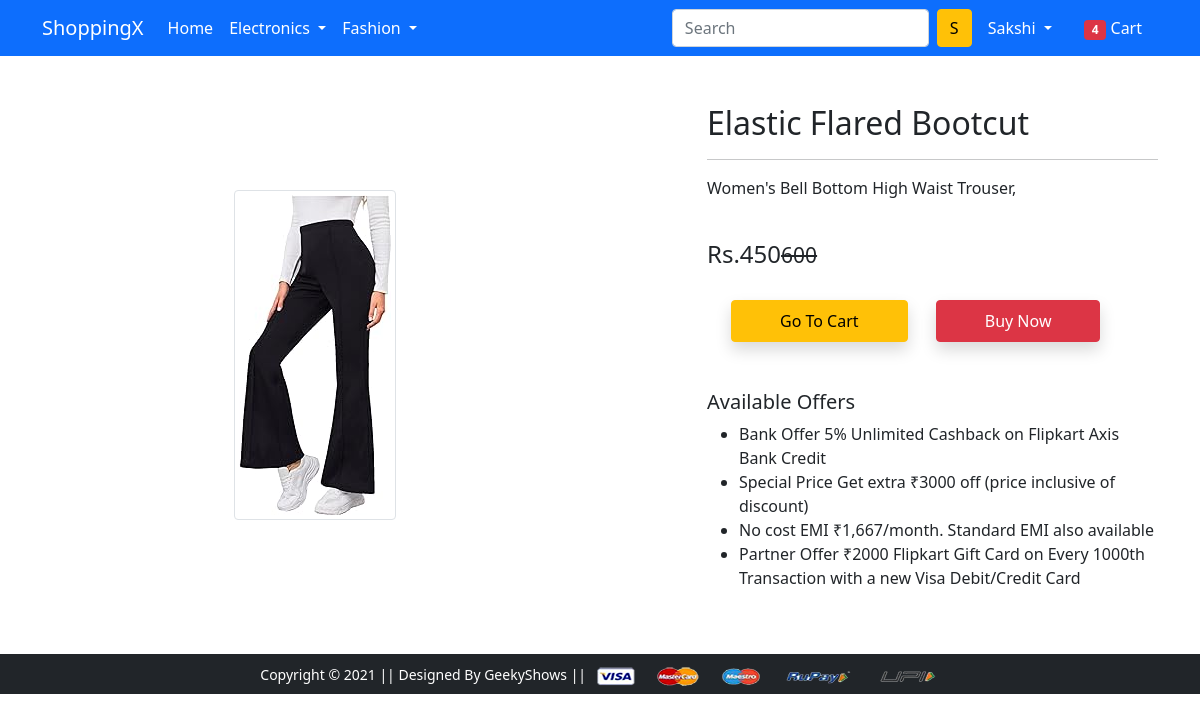
/product_detail/17/ (signed in), run on the app's committed database.
### app/models.py (models this page shows, shortened)
class Products(models.Model):
    title = models.CharField(max_length=100)
    selling_price = models.IntegerField()
    discount_price = models.IntegerField()
    description = models.CharField(max_length=200)
    brand = models.CharField(max_length=50)
    image = models.ImageField(upload_to='productimg')
    category = models.CharField(choices=Product_Category,max_length=2)

### app/views.py (the view)
# urls.py: path('product_detail/<int:id>/',views.ProductDetail.as_view(), name='product_detail'),
class ProductDetail(View):
  def get(self,request,id):
    product = Products.objects.get(id=id)
    item_already_in_cart = False
    item_already_in_cart = Cart.objects.filter(Q (products=product.id) & Q(user = request.user)).exists()
    return render(request,'app/productdetail.html',{'product':product, 'item_already_in_cart':item_already_in_cart})

### templates/app/productdetail.html (shortened to what this page needs)
{% extends 'app/base.html' %}
{% load static %}
{% block main-content %}
<div class="container my-5">
 <div class="row">
  <div class="col-sm-6 text-center align-self-center">
   <img src="{{product.image.url}}" alt="" class="img-fluid img-thumbnail">
  </div>
  <div class="col-sm-5 offset-sm-1">
   <h2>{{product.title}}</h2>
   <hr>
   <p>{{product.description}}</p> <br>
   <h4>Rs.{{product.discount_price}}<small class="fw-light text-decoration-line-through">{{product.selling_price}}</small></h4> <br>
  {% if item_already_in_cart %}
    <a href="{% url 'showcart' %}" class="btn btn-warning shadow px-5 py-2 ms-4">Go To Cart </a>
  {% else %}
   <form action="/add-to-cart/" class="d-inline"  method='post'>
    {% csrf_token %}
    <input type="hidden" name="prod-id" value="{{product.id}}" id="prod-id">
    <button type="submit" class="btn btn-primary shadow px-5 py-2">Add to Cart  </button>
   </form>
  {% endif %}
   <a href="{% url 'buy-now' %}" class="btn btn-danger shadow px-5 py-2 ms-4">Buy Now</a>
   <h5 class="mt-5">Available Offers</h5>
   <ul>
    <li>Bank Offer 5% Unlimited Cashback on Flipkart Axis Bank Credit</li>
    <li>Special Price Get extra ₹3000 off (price inclusive of discount)</li>
    <li>No cost EMI ₹1,667/month. Standard EMI also available</li>
    <li>Partner Offer ₹2000 Flipkart Gift Card on Every 1000th Transaction with a new Visa Debit/Credit Card</li>
   </ul>
  </div>
 </div>
</div>
{% endblock main-content %}

### templates/app/base.html (shortened to what this page needs)
<!doctype html>
{% load static %}
<html lang="en">
  <head>
    <link href="https://cdn.jsdelivr.net/npm/bootstrap@5.0.0-beta1/dist/css/bootstrap.min.css" rel="stylesheet">
    <link rel="stylesheet" href="{% static 'app/css/owl.carousel.min.css' %}">
    <link rel="stylesheet" href="{% static 'app/css/all.min.css' %}">
    <link rel="stylesheet" href="{% static 'app/css/style.css' %}">
  </head>
  <body>
    <nav class="navbar navbar-expand-lg navbar-dark bg-primary">
     <div class="container">
       <a class="navbar-brand" href="/">ShoppingX</a>
       <div class="collapse navbar-collapse" id="navbarSupportedContent">
         <ul class="navbar-nav me-auto mb-2 mb-lg-0">
           <li class="nav-item">
             <a class="nav-link active" aria-current="page" href="/">Home</a>
           </li>
           <li class="nav-item dropdown">
             <a class="nav-link dropdown-toggle text-white" href="#" id="electronicsDropdown" role="button" data-bs-toggle="dropdown" aria-expanded="false">
               Electronics
             </a>
           </li>
           <li class="nav-item dropdown">
             <a class="nav-link dropdown-toggle text-white" href="#" id="fashionDropdown" role="button" data-bs-toggle="dropdown" aria-expanded="false">
               Fashion
             </a>
           </li>
         </ul>
         <form class="d-flex">
           <input class="form-control me-2" type="search" placeholder="Search" aria-label="Search">
           <button class="btn btn-warning" type="submit">S</button>
         </form>
         <div>
          <ul class="navbar-nav me-auto mb-2 mb-lg-0">
          {% if request.user.is_authenticated %}
           <li class="nav-item dropdown mx-2">
              <a class="nav-link dropdown-toggle text-white" href="#" id="profileDropdown" role="button" data-bs-toggle="dropdown" aria-expanded="false">
                {{request.user.username|capfirst}}
              </a>
            </li>
            <li class="nav-item mx-2">
             <a href="cart" class="nav-link text-white"><span class="badge bg-danger">4</span> Cart </a>
            </li>
          {% endif %}
          </ul>
         </div>
       </div>
     </div>
    </nav>
    {% block main-content %} {% endblock main-content %}
    <footer class="container-fluid bg-dark text-center p-2 mt-5">
        <small class="text-white">Copyright &copy; 2021 || Designed By GeekyShows || </small>
        <img src="{% static 'app/images/payment.png' %}" alt="" srcset="" class="img-fluid" height="2px">
    </footer>
  </body>
</html>

### data on the page
Products: image (picture), title "Elastic Flared Bootcut", description "Women's Bell Bottom High Waist Trouser,", discount_price "450", selling_price "600"

### other printed values
{{ request.user.username|capfirst }} "Sakshi"
